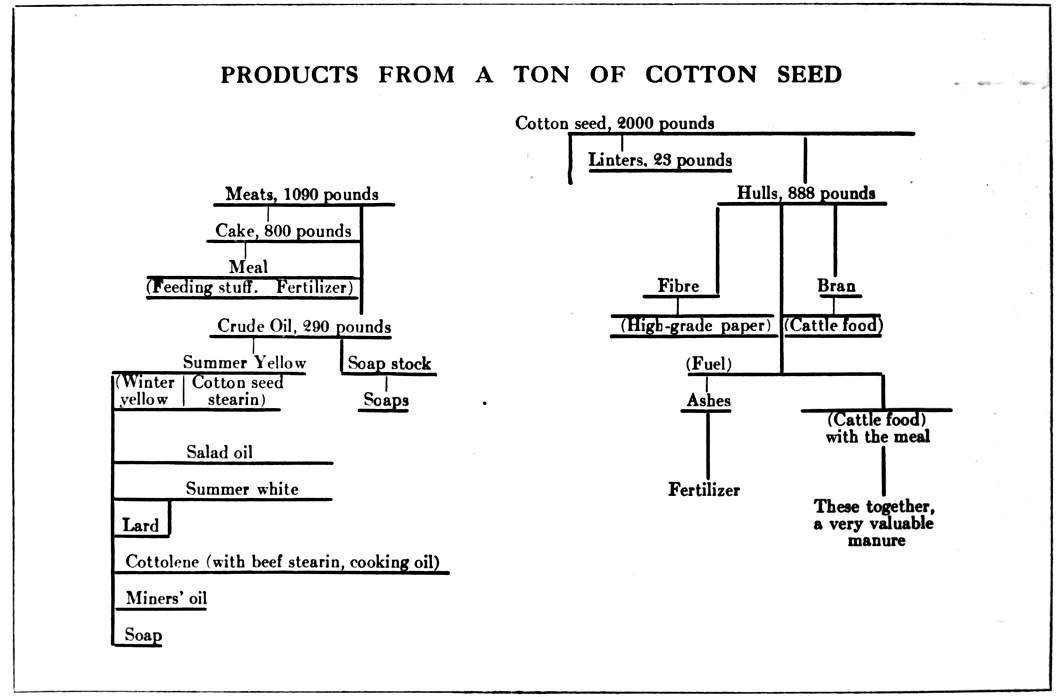
#> input picture tools/viewer/readers-guide-i_008.jpg, 2114 x 1393 px (shown at 1/2 size)
$ python -i classify_scans.py   (imports and definitions only)
#> lines starting #> are read from the running program, lines starting #| are printed output that depends on the picture
### src/wikikit/corpora.py
"""Which book are we building?

A new corpus is a different BUILD, not a different codebase — its closest
analogue here is the EPUB build or the markdown build.  One repository, one
pipeline, two books.

THE SEAM IS THE DATABASE, NOT THE CALL CHAIN.  The corpus is selected where the
database is already selected, in ``Settings``, and every site that needs a
corpus-specific value asks ``current_corpus()`` for the one value it needs.  The
alternative — threading a ``Corpus`` through ``detect_boundaries`` →
``walk_article`` → ``process_elements`` → the producers — would change the
signature of exactly the shared code that builds 37,000 live EB1911 articles,
which is the blast radius this phase exists to avoid.  A build run reads one
database and therefore one book; making the corpus more configurable than the
data it reads would buy flexibility nothing needs.

WHAT BELONGS HERE.  Only values that genuinely differ between books.  Most
`EB1911 *` strings in the tree are the Britannica's own template vocabulary —
``EB1911 fine print``, ``EB1911 sfrac`` — which the DNB simply never matches;
parameterising those would be inventing a difference rather than recording one.

WHAT DOES NOT BELONG HERE.  Recognition.  The DNB ends its bold headword at the
comma (``«B»JOHNSON,«/B» SAMUEL``) where EB1911 carries the whole headword
inside the bold.  That is `_title_span` needing to RECOGNISE MORE, not a policy
switch, and it has to be EB1911-neutral on its own merits.
[[feedback_recursion_is_recognition]]
"""
from __future__ import annotations

from dataclasses import dataclass, field
from pathlib import Path
from typing import Callable

from wikikit.settings import settings


# --- the book's data files ----------------------------------------------------
# EVERY per-book data file the ENGINE knows how to use.  A book declares which
# of these it has; the engine asks for one by name and never builds a path.
#
# DECLARED, NOT DISCOVERED (the user's rule).  Before this, each reader built
# `Path("data/…")` itself and two of them treated a missing file as "no data" —
# so a misnamed corrections file looked exactly like a book with no
# corrections, and the DNB, sharing the path, would have been fed EB1911's.
# Now both ends are checked: a book may declare only names on this list, the
# engine may ask only for names on this list, a declared file must exist, and
# an undeclared one means the feature is off for that book.
KNOWN_DATA = frozenset({
    "corrections.json",          # source typos, applied as the page is read
    "hyphen_map.json",           # corpus-frequency dehyphenation
    "contributor_aliases.json",  # contributor name adjudications
    "xref_adjudications.json",   # cross-reference picks made by hand
    "maps.json",                 # the map-plate bundle's manifest
    "link_exceptions.json",      # audited source links with no destination
    "genealogy_images.json",     # family-tree templates -> their scan crops
    "mdx_sample.json",           # the dictionary's compatibility sample
    "tei_odd.xml",               # the TEI customisation shipped in the TEI bundle
    # PROSE THE BOOK WRITES, as templates the engine fills (see `template`).
    # Each line names the $placeholders the engine supplies.
    "templates/tei_readme.md",   # $article_count $site $slug $concept_doi
    "templates/tei_source.xml",  # $volume $pages — the printed book, per article
    "templates/tei_corpus_source.xml",  # (none) — the printed book, for the catalogue
    "epub_cover.jpg",            # the EPUB's cover: a finished image, used as-is
    "templates/mdx_description.html",         # the reader's Dictionary info:
    "templates/mdx_description_sample.html",  #   $articles $contributors $illustrations $headwords $site
    "templates/mdx_about.html",        # the help page's paragraph about the book: $site $host
    "templates/mdx_help_sample.html",  # the sample's help heading + intro: $short_name
    "mdx_phrases.json",          # the book's own nouns inside the engine's README sentences
    "reference_link_overrides.json",   # the viewer's Reader's Guide link overrides
})


_TEMPLATES: dict[tuple[str, str], str] = {}


# [4 lines left out: function _check_known, not called in this run]


@dataclass(frozen=True)
class Corpus:
    """One book's worth of difference.

    ``scan_name`` maps a volume number to the DjVu file the pages live in.  It
    is a FUNCTION, not a format string, because the DNB's 71 volumes are named
    five different ways — 63 zero-padded, three Roman-numbered supplements,
    three arabic ones, a supplement with no number at all, and an errata volume.
    A format string would have fit the main series and quietly mis-addressed
    every supplement.
    """

    key: str
    title: str
    scan_name: Callable[[int], str]
    #: volume -> how many scanned pages it has.  Read by the fetch orchestrator.
    pages: dict[int, int]
    #: where this book's fetched pages live on disk.  EB1911's is a legacy
    #: name — 'wikisource', from when there was only one book — and is kept
    #: because 29,688 files already sit there and renaming them would buy
    #: tidiness at the cost of a needless mass move.
    raw_dir: str
    #: WHERE ARTICLES START — the book's boundaries hook.  Given one volume's
    #: stream and its keys (``[(offset, page)]``, ``[(offset, section)]``), the
    #: offsets at which an article begins, in any order.  The engine builds the
    #: stream, orders and de-duplicates the offsets, and does everything after.
    #: EB1911 answers by typography (a bold headword at the head of a block);
    #: the DNB will answer from its explicit ``<section>`` runs.  None = the
    #: book has no detector yet, and detection refuses it loudly.
    article_starts: Callable[[str, list, list], list[int]] | None = None
    #: PLATES — the inserts hook, a classifier and its producer.  ``is_plate``
    #: reads one raw leaf and says whether it is a plate insert (a page that
    #: stands apart from the running text as its own article); ``plate_title``
    #: names it, given the leaf, its volume and page.  Both or neither: a book
    #: that names no plate test has no plates, and every page is text.
    is_plate: Callable[[str], bool] | None = None
    plate_title: Callable[[str, int, int], str] | None = None
    #: ALIASES — the book's extra names for its articles.  Each source returns
    #: ``{alias: canonical title}``; the resolver's overlay merges them IN ORDER
    #: (a later source wins a shared alias) and abstains on an alias that lands
    #: on two articles.  The engine offers one generic source,
    #: ``xrefs.alias_table.build_section_alias_map``; a book lists it if it wants
    #: it.  Empty = no overlay beyond the article titles themselves.
    alias_sources: tuple[Callable[[], dict[str, str]], ...] = ()
    #: CONTRIBUTORS — who wrote which article.  ``bind_contributors(session,
    #: payloads)`` fills each payload's ``contributors`` IN MEMORY and writes the
    #: roster (``contributors.json``); it returns False to tell the post-export
    #: pass to write nothing (a dry run).  Coarse on purpose: EB1911 binds from
    #: initials-only signatures and two indices of its own, the DNB names its
    #: contributor in the template, and nothing about the procedure is shared.
    #: None = no bylines; the export's empty lists stand.
    bind_contributors: Callable[[object, dict], bool] | None = None
    #: FRONT MATTER — the book's pages beyond its articles: an Introduction
    #: group, an optional guide tree, the images they use and the files they
    #: are built from (``epub.front_matter.Ancillary``).  Read by the EPUB and
    #: the dictionary through ``epub.front_matter.book_pages``.  None = none.
    ancillary: Callable[[], object] | None = None
    #: volume -> the inclusive (first, last) page span that holds ARTICLES, in
    #: the book's page space (``SourcePage.page_number``).  Pages outside it are
    #: front or back matter and never enter the walk.  A volume not listed
    #: admits every page.  Read through ``volumes.article_ws_range``.
    article_pages: dict[int, tuple[int, int]] = field(default_factory=dict)
    #: Records the SOURCE leaves empty, each with the reason recorded for it.
    #: The dictionary excludes them, and its build refuses to proceed unless
    #: the empty records are exactly these (a new empty record is news).
    empty_records: dict[str, str] = field(default_factory=dict)
    #: The volume published as the free single-volume EPUB sampler (deploy.sh).
    sampler_volume: int | None = None
    #: the book's data files, from ``KNOWN_DATA``, and the folder they live in.
    data_files: frozenset[str] = field(default_factory=frozenset)
    data_dir: str = "data"
    #: Branding — the book's NAMES for itself, as values the engine fills in.
    #: None until a book has one (the DNB has no domain yet: an open decision),
    #: and reading an absent one raises through `need`, so a missing name can
    #: never print as "None" in a published file.
    site: str | None = None         # "https://britannica11.org"
    short_name: str | None = None   # "Britannica 11"  — the dictionary's name
    file_stem: str | None = None    # "Britannica11"   — dictionary file names
    slug: str | None = None         # "eb1911"         — archives, CSS scope, EPUB name
    key_prefix: str | None = None   # "EB1911:"        — dictionary's internal keys
    urn: str | None = None          # "urn:britannica11" — EPUB identifiers
    source_url: str | None = None   # the work's Wikisource page — EPUB dc:source
    search_name: str | None = None  # "Britannica title search" — the reader's
                                    # label for the enhanced edition's title search
    concept_doi: str | None = None  # the edition's Zenodo CONCEPT DOI — TEI, EPUB
    #: Single-volume builds the cover image is right for.  EB1911's cover is a
    #: photograph of VOLUME I's title page, so it serves the complete edition
    #: and the vol-1 sampler, and would mislabel any other volume's book.
    cover_volumes: frozenset[int] = field(default_factory=frozenset)
    #: Where this book's OUTPUTS go (the export, bundles, reports, caches) and
    #: where its images are stored.  No default: two books sharing a root is
    #: exactly how a DNB export would overwrite EB1911's articles, so each book
    #: must name its own.  Read through `derived()` / `images()`, never spelled.
    derived_dir: str | None = None
    images_dir: str | None = None
    #: The work's own subtitle and years, and how many of its volumes hold
    #: articles (EB1911: 28; its 29th is the index) — the EPUB title page.
    subtitle: str | None = None
    years: str | None = None
    article_volumes: int | None = None

    # [24 lines left out: functions data_path, template, not called in this run]

    def derived(self, *parts) -> Path:
        """A path under this book's output root — `book.derived("articles")`."""
        return Path(self.need("derived_dir"), *parts)

    def images(self, *parts) -> Path:
        """A path under this book's image store."""
        return Path(self.need("images_dir"), *parts)

    # [51 lines left out: functions need, __post_init__, has_data, data, volumes, not called in this run]

    def page_title(self, volume: int, page: int) -> str:
        """The Wikisource ``Page:`` title for one scanned page."""
        return f"Page:{self.scan_name(volume)}/{page}"


# [22 lines left out: functions brand, book_root, not called in this run]


_BOOK: Corpus | None = None


def current_corpus() -> Corpus:
    """The book this process is building.

    Named by IMPORT PATH in the ``corpus`` setting — ``module:attribute``, e.g.
    ``eb1911:EB1911`` — set in the book's committed ``book.env``
    or as ``WIKIKIT_CORPUS``, beside the database URL that selects the same
    book's pages.  The engine imports the book; it never lists books it knows,
    and there is no default: a process that has not been told which book it is
    building must not quietly build the Britannica.
    """
    global _BOOK
    if _BOOK is None or _BOOK_PATH[0] != settings.corpus:
        import importlib
        module, _, attr = settings.corpus.partition(":")
        if not module or not attr:
            raise ValueError(f"the corpus setting must be 'module:attribute'; got {settings.corpus!r}")
        book = getattr(importlib.import_module(module), attr)
        if not isinstance(book, Corpus):
            raise TypeError(f"{settings.corpus} is a {type(book).__name__}, not a Corpus")
        _BOOK, _BOOK_PATH[0] = book, settings.corpus
    return _BOOK


_BOOK_PATH = [None]   # the setting _BOOK was resolved from: re-resolve if it changes


# ── for shell scripts, which cannot import this module ──────────────────────
#   uv run python -m wikikit.corpora derived articles   ->  data/derived/articles
#   uv run python -m wikikit.corpora images maps        ->  data/images/maps
# Prints the path for the book selected by settings (WIKIKIT_CORPUS), in
# POSIX form, so rebuild_all.sh and deploy.sh ask the book instead of spelling it.
# [15 lines that do not run on import are left out]

### tools/diagnostics/classify_scans.py
"""Classify scan pages as text vs plate using image analysis + OCR cross-check.

For each scan, computes:
  1. Image analysis: dark pixel ratio and strip variance
  2. OCR presence: whether a number is found in the page corners

A plate page has: high dark ratio + high variance AND no OCR number.
A text page has: low/uniform dark ratio OR has an OCR number.

Output: data/derived/scan_classification.json
Format: {"vol": {"leaf": {"type": "text"|"plate"|"blank", "dark": N, "var": N, "ocr": N|null}}}

Usage:
    python tools/classify_scans.py [--vol N]
"""
from wikikit.corpora import current_corpus
import argparse
import json
import re
import sys
from pathlib import Path

import numpy as np
import pytesseract
from PIL import Image

pytesseract.pytesseract.tesseract_cmd = r"C:\Program Files\Tesseract-OCR\tesseract.exe"

# [1 line that did not run here, left out]
# [1 line that did not run here, left out]

# Thresholds from empirical testing
PLATE_DARK_MIN = 0.25
PLATE_VAR_MIN = 0.01
BLANK_DARK_MAX = 0.05


def classify_scan(path: Path) -> dict:
    """Classify a single scan page."""
#> called with path = '../viewer/readers-guide-i_008.jpg'
    img = Image.open(path).convert("L")
#> img is the input picture: PIL image 2114x1393 L; min 0, max 255, mean 239.7
    arr = np.array(img)
    h, w = arr.shape
#> h = 1393; w = 2114

    # Body region (exclude margins)
    body = arr[int(h * 0.05):int(h * 0.95), int(w * 0.05):int(w * 0.95)]
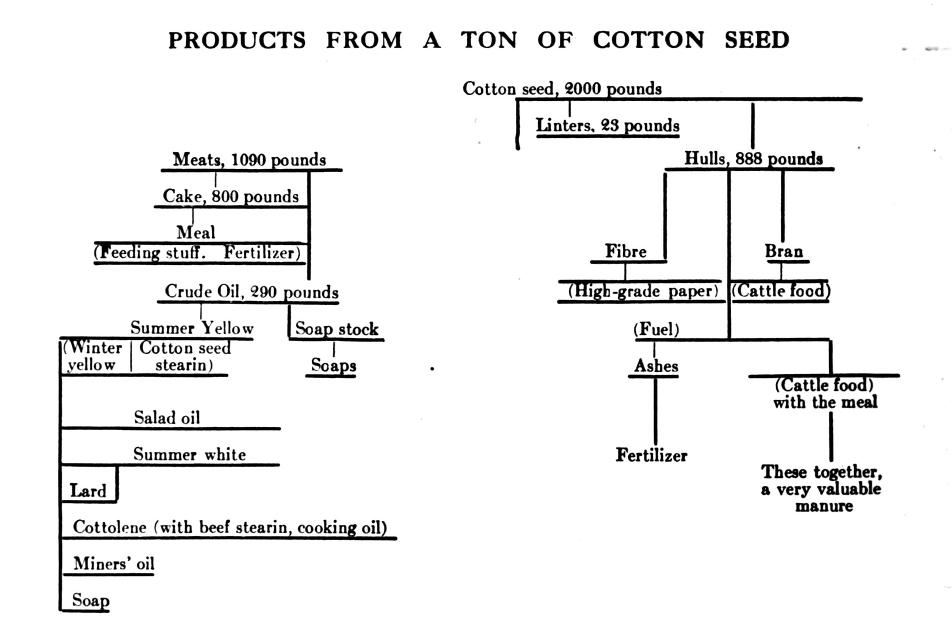
#> body: shape (1254, 1903) (shown at 1/2 size); min 0, max 255, mean 239.1
    body_dark = float((body < 128).mean())
#> body_dark = 0.0621

    # Strip variance
    n_strips = 20
    strip_h = body.shape[0] // n_strips
#> strip_h = 62
    densities = [(body[i * strip_h:(i + 1) * strip_h] < 128).mean()
                 for i in range(n_strips)]
#> densities = [0, 0.12, 0.0253, 0.0627, 0.0466, 0.096, 0.0511, 0.0518, 0.0848, 0.152, 0.0946, 0.0641, 0.085, 0.0556, 0.0502, 0.0724, 0.0381, 0.0696, 0.0235, 0.0138]
    variance = float(np.var(densities))
#> variance = 0.00125

    # OCR: check corners for a page number
    ocr_num = None
    crop_h = int(h * 0.06)
#> crop_h = 83
    for crop in [
        img.crop((int(w * 0.8), 0, w, crop_h)),
        img.crop((0, 0, int(w * 0.2), crop_h)),
    ]:
        text = pytesseract.image_to_string(crop).strip()
        m = re.search(r"\b(\d{1,4})\b", text)
        if m:
            n = int(m.group(1))
            if 1 <= n <= 1200:
                ocr_num = n
                break
#> this loop made 1 pass

    # Classify
    looks_plate = body_dark > PLATE_DARK_MIN and variance > PLATE_VAR_MIN
    looks_blank = body_dark < BLANK_DARK_MAX

    if looks_blank:
        page_type = "blank"
    elif looks_plate and ocr_num is None:
        # Looks like a plate AND no page number found
        page_type = "plate"
    else:
        page_type = "text"

    return {
        "type": page_type,
        "dark": round(body_dark, 4),
        "var": round(variance, 6),
        "ocr": ocr_num,
    }


# [51 lines left out: function main, not called in this run]


# [2 lines not run here, left out]

#> (the run stopped early here; a loop or call above may not have finished)
